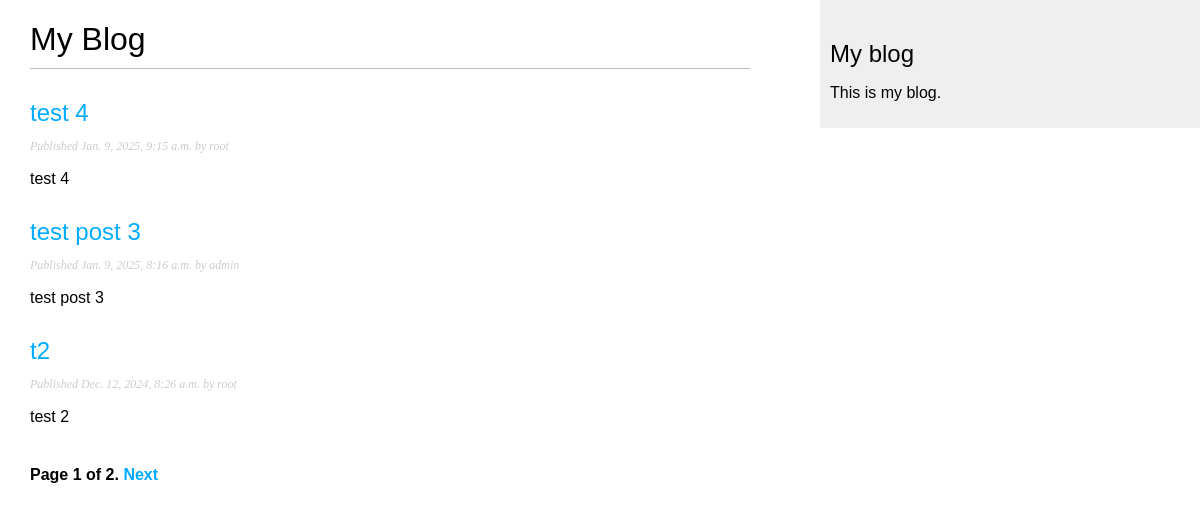
Screenshot of /blog/ with the database file from the repository.
### blog/models.py (models this page shows, shortened)
class Post(models.Model):
    class Status(models.TextChoices):
        DRAFT = 'DF', 'Draft'
        PUBLISHED = 'PB', 'Published'
    title = models.CharField(max_length=250)
    slug = models.SlugField(max_length=250,unique_for_date= 'publish') #uniq_for_data делает уникальным подате
    author = models.ForeignKey(User,
                               on_delete = models.CASCADE,
                               related_name='blog_posts')
    body = models.TextField()
    publish = models.DateTimeField(default=timezone.now)
    created = models.DateTimeField(auto_now_add=True)
    updated = models.DateTimeField(auto_now=True)
    status = models.CharField(max_length=2,
                              choices=Status.choices,
                              default=Status.DRAFT)
    objects = models.Manager()
    published = PublishedManager()
    class Meta:
        ordering = ['-publish']
        indexes = [models.Index(fields=['-publish']),]
    def get_absolute_url(self):
        return  reverse('blog:post_detail', args=[
                                                  self.publish.year,
                                                  self.publish.month,
                                                  self.publish.day,
                                                  self.slug])

### blog/views.py (the view)
# urls.py: path('',views.PostListView.as_view(), name='post_list'),
class PostListView(ListView):
    queryset = Post.published.all()
    context_object_name = 'posts'
    paginate_by =  3
    template_name = 'blog/post/list.html'

### blog/templates/blog/post/list.html (shortened to what this page needs)
{% extends "blog/base.html" %}
{% block content %}
  <h1>My Blog</h1>
  {% for post in posts %}
    <h2>
      <a href="{{post.get_absolute_url}}">
        {{ post.title }}
      </a>
    </h2>
    <p class="date">
      Published {{ post.publish }} by {{ post.author }}
    </p>
    {{ post.body|truncatewords:30|linebreaks }}
  {% endfor %}
  {% include "pagination.html" with page=page_obj %}
{% endblock %}

### blog/static/css/blog.css (style rules this page uses)
body { margin:0; padding:0; font-family:helvetica, sans-serif; }
a { color:#00abff; text-decoration:none; }
h1 { font-weight:normal; border-bottom:1px solid #bbb; padding:0 0 10px 0; }
h2 { font-weight:normal; margin:30px 0 0; }
p.date { color:#ccc; font-family: georgia, serif; font-size: 12px; font-style: italic; }

### rows the page displays
Post: title "test 4", publish "Jan. 9, 2025, 9:15 a.m.", author "root", body "test 4"
Post: title "test post 3", publish "Jan. 9, 2025, 8:16 a.m.", author "admin", body "test post 3"
Post: title "t2", publish "Dec. 12, 2024, 8:26 a.m.", author "root", body "test 2"

### other values shown
{{ page.number }} "1"
{{ page.paginator.num_pages }} "2"
